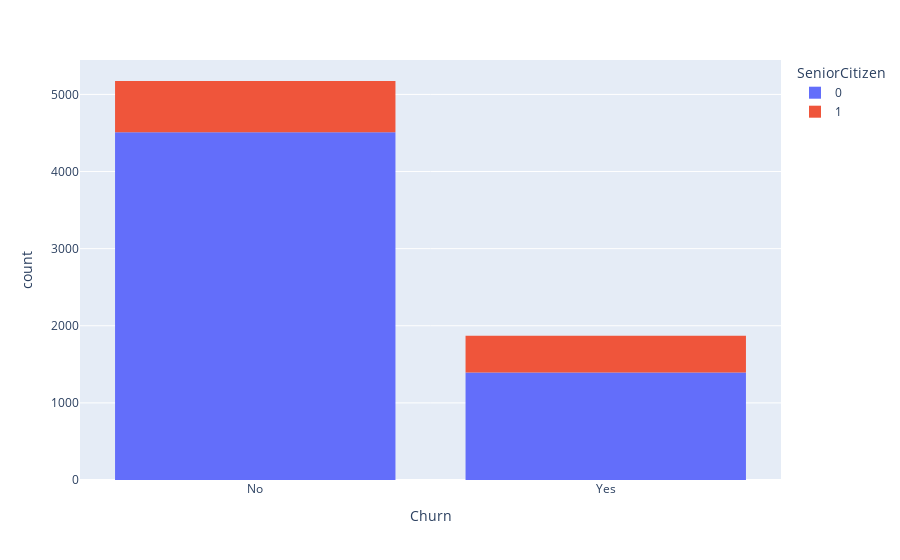

The cell this chart's notebook holds for it:
### Code cell
fig=px.histogram(data,x='Churn',color='SeniorCitizen')
fig.show()

### Figure 1 — Plotly figure (JSON) as saved in the notebook; plotly's stock layout.template omitted (floating-point values rounded to 4 significant figures; data arrays with more than 128 entries replaced by an {"elided": "..."} marker saying what was removed)
{"data": [{"alignmentgroup": "True", "bingroup": "x", "hovertemplate": "SeniorCitizen=0<br>Churn=%{x}<br>count=%{y}<extra></extra>", "legendgroup": "0", "marker": {"color": "#636efa", "pattern": {"shape": ""}}, "name": "0", "offsetgroup": "0", "orientation": "v", "showlegend": true, "type": "histogram", "x": {"elided": "5901 str values"}, "xaxis": "x", "yaxis": "y"}, {"alignmentgroup": "True", "bingroup": "x", "hovertemplate": "SeniorCitizen=1<br>Churn=%{x}<br>count=%{y}<extra></extra>", "legendgroup": "1", "marker": {"color": "#EF553B", "pattern": {"shape": ""}}, "name": "1", "offsetgroup": "1", "orientation": "v", "showlegend": true, "type": "histogram", "x": {"elided": "1142 str values"}, "xaxis": "x", "yaxis": "y"}], "layout": {"barmode": "relative", "legend": {"title": {"text": "SeniorCitizen"}, "tracegroupgap": 0}, "margin": {"t": 60}, "xaxis": {"anchor": "y", "domain": [0, 1], "title": {"text": "Churn"}}, "yaxis": {"anchor": "x", "domain": [0, 1], "title": {"text": "count"}}}}
